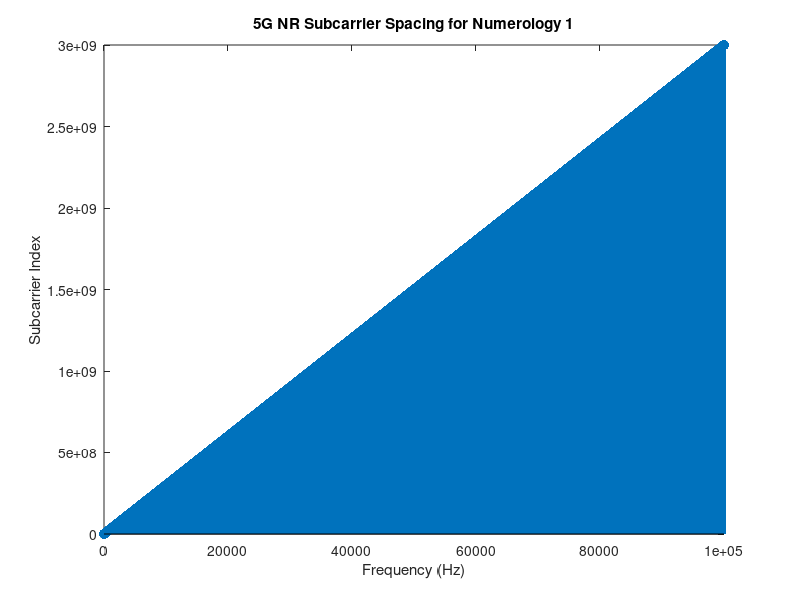

MATLAB code for this plot:
% Parameters
carrierFreq = 3e9; % Carrier frequency in Hz (3 GHz)
numerologyIndex = 1; % Numerology index

% 5G NR subcarrier spacing configuration (kHz)
subcarrierSpacingConfig = [15, 30, 60, 120, 240];

% Calculate subcarrier spacing
if numerologyIndex >= 0 && numerologyIndex <= 3
    % Extended CP numerology
    subcarrierSpacing = subcarrierSpacingConfig(numerologyIndex + 1);
else
    % Normal CP numerology
    subcarrierSpacing = subcarrierSpacingConfig(numerologyIndex - 3);
end

% Display results
disp(['Numerology Index: ' num2str(numerologyIndex)]);
disp(['Subcarrier Spacing: ' num2str(subcarrierSpacing) ' kHz']);

% Convert to Hz
subcarrierSpacingHz = subcarrierSpacing * 1e3;

% Plot subcarrier spacing
figure;
stem(0:subcarrierSpacingHz:carrierFreq - subcarrierSpacingHz, ...
     'filled', 'LineWidth', 2);

xlabel('Frequency (Hz)');
ylabel('Subcarrier Index');
title(['5G NR Subcarrier Spacing for Numerology ' num2str(numerologyIndex)]);
